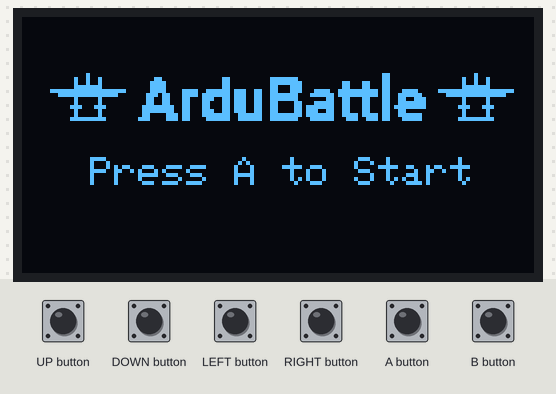
A sketch run on a simulated Arduboy, built with avr-gcc and run on an emulated ATmega32U4. On the bench: 128×64 one-colour display. The inputs (shaded band) are chosen by the test bench.

Above: at 1.2 s.
1.3 s: A button pressed for 1 s
At 2.7 s:
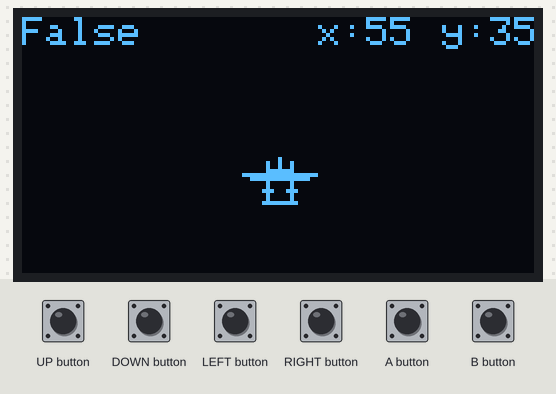
3.8 s: LEFT button pressed for 1 s
At 5.8 s:
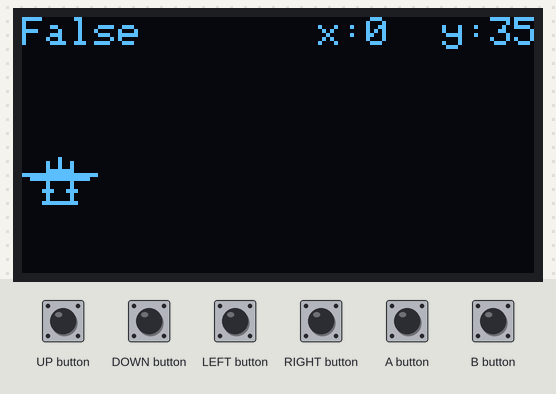
6.3 s: UP button pressed for 1 s
At 7.1 s:
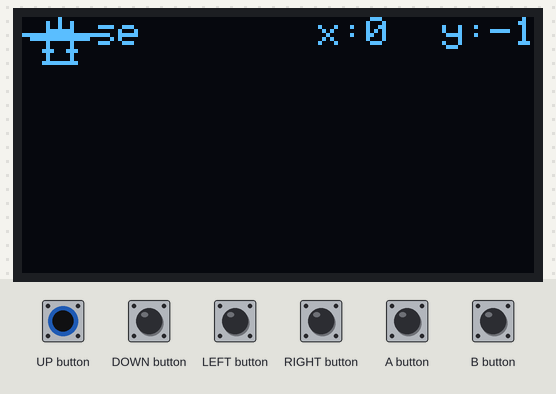
8.8 s: DOWN button pressed for 0.15 s
At 10.1 s:
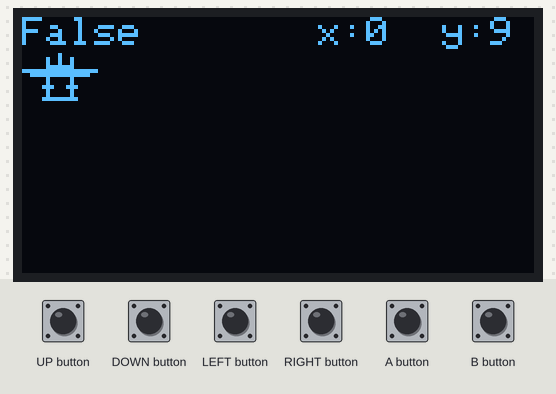
10.4 s: UP button pressed for 0.15 s
At 11.3 s:
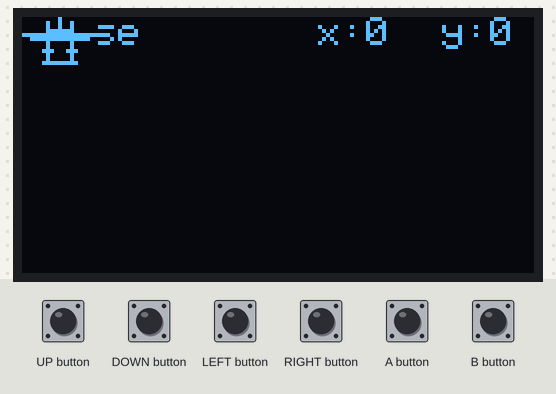
12.0 s: DOWN button pressed for 1 s
At 13.3 s:
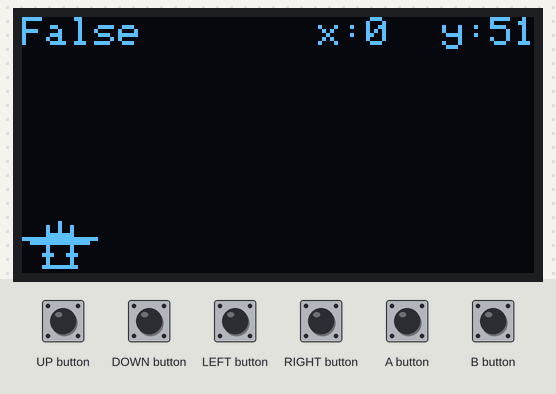
Timing chart, 0 to 15.0 s (numbered marks = the images above; inputs shaded):
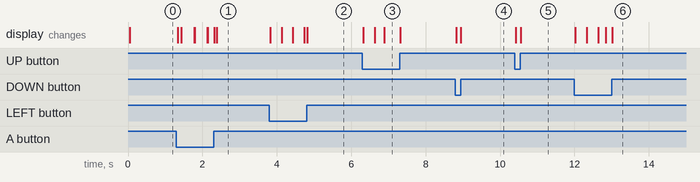

Measured:
- after the input at 1.3 s, the display: first changes at once (image 1 shows a later state)
- after the input at 3.8 s, the display: first changes at once (image 2 shows a later state)
- after the input at 6.3 s, the display: first changes at once (image 3 shows a later state)
- after the input at 8.8 s, the display: first changes at once (image 4 shows a later state)
- after the input at 10.4 s, the display: first changes at once (image 5 shows a later state)
- after the input at 12.0 s, the display: first changes at once (image 6 shows a later state)

The sketch:

ArduBattle.ino
```cpp
#include <Arduboy2.h>
Arduboy2 arduboy;

#include "characterPlane.h"
#include "TitleScreen.h"
#include "characterBullet.h"
#include "characterPlaneFlash.h"

enum class GameState
{
  TitleScreen,
  GamePlay,
  GameOver,
};
GameState gameState = GameState::TitleScreen;

//Variables
int characterPlaneX;
int characterPlaneY;
int characterBulletX;
int characterBulletY;
int maxBulletDistance;

bool bulletFired;

int cursor_x;
int cursor_y;

void reset()
{
  characterPlaneX = 55;
  characterPlaneY =  35;
  characterBulletX = characterPlaneX + 10;
  characterBulletY = characterPlaneY - 15;
  bulletFired = false;
}

void setup() {
  arduboy.begin();
  reset();

}

void loop() {
  if(!arduboy.nextFrame()) return;
  arduboy.pollButtons();
  arduboy.clear();

  switch(gameState)
  {
    case GameState::TitleScreen:
      updateTitleScreen();
      drawTitleScreen();
      break;

    case GameState::GamePlay:
      updateGamePlay();
      drawGamePlay();
      break;

    case GameState::GameOver:
      updateGameOver();
      drawGameOver();
      break;
  }
  arduboy.display();
}

//TitleScreen
void updateTitleScreen()
{
  if(arduboy.justPressed(A_BUTTON)) gameState = GameState::GamePlay;
}

void drawTitleScreen()
{
  Sprites::drawOverwrite(6, 14, titleScreen, 0);
  arduboy.setCursor(17,35);
  arduboy.print(F("Press A to Start"));
}

//GamePlay
void updateGamePlay()
{
  updateCharacterPlane();
  updateCharacterBullet();
  PlaneTracker();
  updatePlaneCollision();

  //Bullet Fired
  arduboy.setCursor(0,0);
  arduboy.print(bulletFired ? F("True") : F("False"));
}

void drawGamePlay()
{
  drawCharacterPlane();
  drawCharacterBullet();
}

//GameOver
void updateGameOver()
{
  if(arduboy.justPressed(A_BUTTON)) gameState = GameState::TitleScreen;
}

void drawGameOver()
{
  arduboy.print(F("Game Over!"));
}

//Character
void updateCharacterPlane()
{
  if(arduboy.pressed(LEFT_BUTTON)) --characterPlaneX;
  if(arduboy.pressed(RIGHT_BUTTON)) ++characterPlaneX;
  if(arduboy.pressed(UP_BUTTON)) --characterPlaneY;
  if(arduboy.pressed(DOWN_BUTTON)) ++characterPlaneY;
  maxBulletDistance = characterPlaneY - 55;
}

void PlaneTracker()
{
  arduboy.setCursor(74,0);
  arduboy.print(F("x:"));
  arduboy.print(characterPlaneX);

  arduboy.setCursor(105,0);
  arduboy.print(F("y:"));
  arduboy.print(characterPlaneY);
}

void drawCharacterPlane()
{
  Sprites::drawOverwrite(characterPlaneX, characterPlaneY, characterPlane, 0);
}

//Character Bullet
void updateCharacterBullet()
{
  if(arduboy.pressed(A_BUTTON))
  {
    if(bulletFired)
    {
      drawPlaneBulletFlash();
    }
    else
    {
      fireBullet();
    }
  }

  if(characterBulletY > maxBulletDistance)
    characterBulletY -= 5;
  else
    bulletFired = false;
}

void fireBullet()
{
  characterBulletX = characterPlaneX + 9;
  characterBulletY = characterPlaneY - 6;
  bulletFired = true;
}

void drawCharacterBullet()
{
  Sprites::drawOverwrite(characterBulletX, characterBulletY, characterBullet, 0);
}

void drawPlaneBulletFlash()
{
  Sprites::drawOverwrite(characterPlaneX + 7, characterPlaneY - 8, characterPlaneFlash, 0);
}

void updatePlaneCollision()
{
  if(characterPlaneX > 109) --characterPlaneX;
  if(characterPlaneX < 0) ++characterPlaneX;
  if(characterPlaneY > 51) --characterPlaneY;
  if(characterPlaneY < 0) ++characterPlaneY;
}
```

characterBullet.h
```cpp
// 'Bullet', 1x2px
#pragma once

#include <stdint.h>

constexpr uint8_t characterBulletWidth = 1;
constexpr uint8_t characterBulletHeight = 2;

const unsigned char characterBullet[] PROGMEM = {
  // Dimensions
  characterBulletWidth, characterBulletHeight,

  // Frame 0 - characterBullet
  0xc0,
};
```

characterPlane.h
```cpp
#pragma once

#include <stdint.h>

constexpr uint8_t PlaneSmallWidth = 19;
constexpr uint8_t PlaneSmallHeight = 13;

constexpr uint8_t characterPlane[] PROGMEM =
{
  // Dimensions
  PlaneSmallWidth, PlaneSmallHeight,

  // Frame 0 - PlaneSmall
  0x10, 0x10, 0x30, 0x30, 0x30, 0x30, 0xFE, 0x38, 0x38, 0x3F, 0x38, 0x38, 0xFE, 0x30, 0x30, 0x30, 0x30, 0x10, 0x10,
  0x00, 0x00, 0x00, 0x00, 0x00, 0x09, 0x0F, 0x09, 0x08, 0x08, 0x08, 0x09, 0x0F, 0x09, 0x00, 0x00, 0x00, 0x00, 0x00,
};
```

characterPlaneFlash.h
```cpp
// 'characterPlaneFlash', 5x7px
#pragma once

#include <stdint.h>

constexpr uint8_t characterPlaneFlashWidth = 5;
constexpr uint8_t characterPlaneFlashHeight = 7;

const unsigned char characterPlaneFlash[] PROGMEM = {
  // Dimensions
  characterPlaneFlashWidth, characterPlaneFlashHeight,

  // Frame 0 - characterPlaneFlash
  0x10, 0x60, 0x7e, 0x60, 0x10,
};
```

Source omitted: TitleScreen.h (data table, 1702 bytes)
